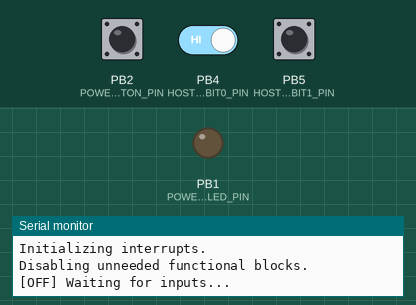
Recording of a sketch running on a simulated ATtiny85, built with avr-gcc and run on an emulated ATtiny85. Shown: output pins drawn as LEDs (lit = HIGH), the last lines printed to the serial monitor. Dashed ring = blinking. Inputs (shaded band) come from the test bench; at power-on: PB2 (POWER_BUTTON_PIN) HIGH, PB4 (HOST_REQ_BIT0_PIN) HIGH, PB5 (HOST_REQ_BIT1_PIN) HIGH. Sleep ends after the set time or at an interrupt.

Above: at 1.2 s.
1.3 s: PB2 (POWER_BUTTON_PIN) pulled LOW for 0.15 s
At 2.6 s:
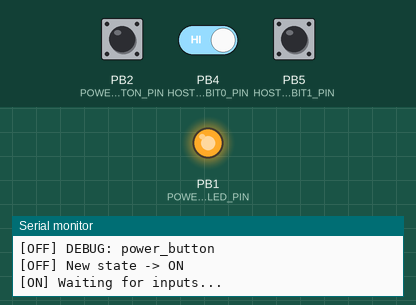
2.9 s: PB2 (POWER_BUTTON_PIN) pulled LOW for 1 s
At 3.6 s:
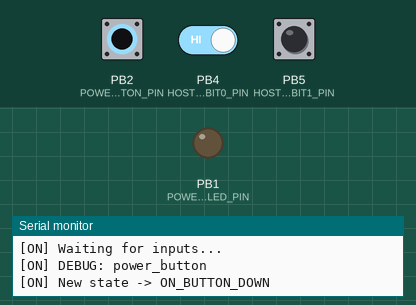
5.4 s: PB2 (POWER_BUTTON_PIN) pulled LOW for 3.2 s
At 6.5 s:
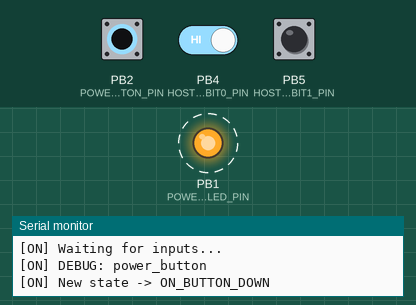
10.1 s: PB2 (POWER_BUTTON_PIN) driven LOW and PB4 (HOST_REQ_BIT0_PIN) driven LOW
At 11.3 s:
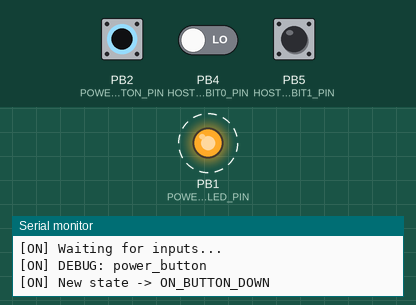
13.1 s: PB2 (POWER_BUTTON_PIN) driven HIGH
At 13.8 s:
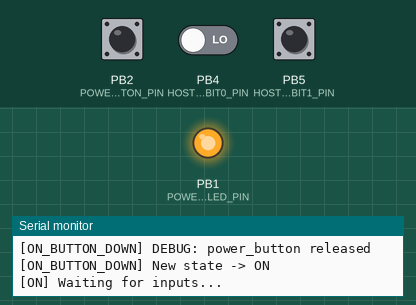
14.6 s: PB2 (POWER_BUTTON_PIN) driven LOW
At 15.8 s:
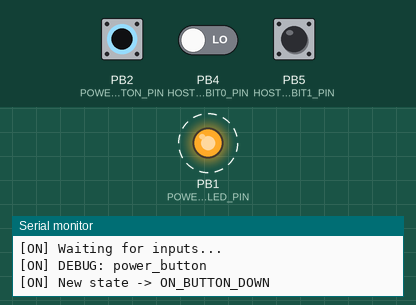
Timing chart, 0 to 18.6 s (numbered marks = the images above; inputs shaded):
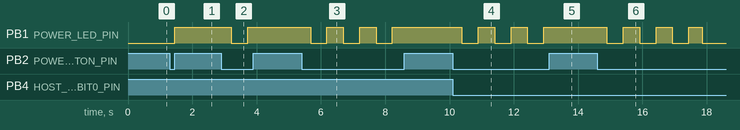

The sketch:

psu-ctrl.ino
```cpp
// (licence header left out)
/*
 * ATX power supply controller firmware for the 6809 Playground
 * computer.
 *
 * This handles the soft power button, and also implements software
 * reset and power-down control from the 6809.
 *
 * 4 input pins are used:
 * - Power button (momentary on for power-on, hold for 3 seconds
 *   for power-off), triggered on the falling edge.
 * - A "host request" pin that notifies the microcontroller that
 *   the 6809 wants something, triggered on the rising edge.
 * - A 2-bit host request value, held in a latch between the controller
 *   and the 6809 data bus.
 *
 * 2 output pins are used:
 * - Drive #PSU_ON low on the ATX power supply.
 * - Drive #RESET low on the 6809.
 *
 * The output pins are configured as INPUT until they're ready to drive
 * their respective signals.
 *
 * This is targeted at the Adafruit Metro Mini, which is software-compatible
 * with Arduino UNO.  We're using AVR-specific libraries here, and assuming
 * ATMega328.
 */

#include <avr/interrupt.h>
#include <avr/power.h>
#include <avr/sleep.h>

//#define CONFIG_ATTINY
#define DEBUG

#ifdef CONFIG_ATTINY
//
// From:
// https://github.com/damellis/attiny/blob/master/variants/tiny8/pins_arduino.h
//
// ATMEL ATTINY45/85 / ARDUINO
//
//                  +-\/-+
// Ain0 (D 5) PB5  1|    |8  Vcc
// Ain3 (D 3) PB3  2|    |7  PB2 (D 2)  Ain1
// Ain2 (D 4) PB4  3|    |6  PB1 (D 1) pwm1
//            GND  4|    |5  PB0 (D 0) pwm0
//                  +----+
//

// Inputs
#define POWER_BUTTON_PIN    2   /* uses interrupt */
#define HOST_REQ_PIN        1   /* uses interrupt */
#define HOST_REQ_BIT0_PIN   0

// Outputs
#define PSU_ON_PIN          3   /* not a PWM pin */
#define RST_OUT_PIN         5   /* not a PWM pin */
#define POWER_LED_PIN       4

//
// On an ATtiny85, the **physical** pins are thus:
//
// 1 /RESET out                 (RST_OUT_PIN)
// 2 /PSU_ON out                (PSU_ON_PIN)
// 3 POWERLED out (active-high) (POWER_LED_PIN)
// 4 GND
// 5 D0 in                      (HOST_REQ_BIT0_PIN)
// 6 /CS in                     (HOST_REQ)
// 7 /BUTTON in                 (POWER_BUTTON_PIN)
// 8 Vcc
//

#else /* ! CONFIG_ATTINY */

// Inputs
#define POWER_BUTTON_PIN    2   /* uses interrupt */
#define HOST_REQ_PIN        3   /* uses interrupt */
#define HOST_REQ_BIT0_PIN   4
#define HOST_REQ_BIT1_PIN   5

// Outputs
#define PSU_ON_PIN          8   /* not a PWM pin */
#define RST_OUT_PIN         12  /* not a PWM pin */
#define POWER_LED_PIN       LED_BUILTIN
#endif /* CONFIG_ATTINY */

/* Host commands. */
#define HOST_REQ_POWEROFF   0
#define HOST_REQ_RESET      1

/*
 * We de-bounce the power button for this long, and consider
 * it asserted if it's asserted for 80% of that time.
 */
#define INPUT_DEBOUNCE_DURATION 100   /* milliseconds */
#define INPUT_DEBOUNCE_THRESH   (INPUT_DEBOUNCE_DURATION - ((INPUT_DEBOUNCE_DURATION / 10) * 2))
#define POWER_LED_TOGGLE_TICKS  ((1000 / INPUT_DEBOUNCE_DURATION) / 2)

#define BUTTON_DOWN_TIME        3000  /* milliseconds */
#define BUTTON_DOWN_STATES      (BUTTON_DOWN_TIME / INPUT_DEBOUNCE_DURATION)

#define STATE_no_change             -1
#define STATE_INITIAL               0
#define STATE_OFF                   (STATE_INITIAL + 1)
#define STATE_ON                    (STATE_OFF + 1)
#define STATE_ON_BUTTON_DOWN(x)     (STATE_ON + 1 + (x))
#define STATE_ON_BUTTON_DOWN_FIRST  STATE_ON_BUTTON_DOWN(0)
#define STATE_ON_BUTTON_DOWN_LAST   STATE_ON_BUTTON_DOWN(BUTTON_DOWN_STATES - 1)
#define STATE_POWER_OFF             (STATE_ON_BUTTON_DOWN_LAST + 1)

#ifndef CONFIG_ATTINY
static const char *
state_name(int s)
{
  switch (s) {
    case STATE_OFF:
      return "OFF";

    case STATE_ON:
      return "ON";

    case STATE_ON_BUTTON_DOWN_FIRST ... STATE_ON_BUTTON_DOWN_LAST:
      return "ON_BUTTON_DOWN";

    case STATE_POWER_OFF:
      return "POWER_OFF";

    default:
      return "???";
  }
}
#endif /* ! CONFIG_ATTINY */

#ifndef CONFIG_ATTINY
static volatile bool button_edge_detected;
static volatile bool host_req_edge_detected;
#endif

static bool host_req_valid;
static bool host_req_command;
static int power_button;
static int state;

static void
print_state(int s, bool brackets)
{
#ifndef CONFIG_ATTINY
  if (Serial && s != STATE_INITIAL) {
    if (brackets) {
      Serial.print("[");
    }
    Serial.print(state_name(s));
    if (brackets) {
      Serial.print("] ");
    }
  }
#endif /* ! CONFIG_ATTINY */
}

static bool
print_current_state(void)
{
  print_state(state, true);
}

#ifndef CONFIG_ATTINY
static void
Info_internal(const char *str)
{
  if (Serial) {
    print_current_state();
    Serial.println(str);
  }
}

#define Info(x)   Info_internal(x)
#else
#define Info(x)   /* nothing */
#endif /* ! CONFIG_ATTINY */

#if defined(DEBUG) && !defined(CONFIG_ATTINY)
static void
Debug_internal(const char *str)
{
  if (Serial) {
    print_current_state();
    Serial.print("DEBUG: ");
    Serial.println(str);
  }
}

#define Debug(x)  Debug_internal(x)
#else
#define Debug(x)  /* nothing */
#endif /* DEBUG && ! CONFIG_ATTINY */

/*
 * set_power_led --
 *
 * Set the state of the power LED.
 */
static void
set_power_led(bool enable)
{
  digitalWrite(POWER_LED_PIN, enable);
}

/*
 * toggle_power_led --
 *
 * Toggle the state of the power LED.
 */
static void
toggle_power_led(void)
{
  digitalWrite(POWER_LED_PIN, !digitalRead(POWER_LED_PIN));
}

/*
 * set_output_signal --
 *
 * Set the state of an "open drain" output signal.  enabled == true means
 * assert the signal by pulling it low; false means let the output go back
 * to Vcc via external pull-up.
 */
static void
set_output_signal(int pin, bool enable)
{
  if (enable) {
    digitalWrite(pin, LOW);
    pinMode(pin, OUTPUT);
  } else {
    pinMode(pin, INPUT);
  }
}

/*
 * set_psu_on --
 *
 * Set the #PSU_ON state.
 */
static int
set_psu_on(bool enable)
{
  set_output_signal(PSU_ON_PIN, enable);
  set_power_led(enable);
  return enable ? STATE_ON : STATE_OFF;
}

/*
 * set_rst_out --
 *
 * Set the #RESET state.
 */
static void
set_rst_out(bool enable)
{
  set_output_signal(RST_OUT_PIN, enable);
}

/*
 * host_req --
 *
 * Check if the host requested the specified operation.
 */
static bool
host_req(int req)
{
  if (! host_req_valid) {
    return false;
  }
  return req == host_req_command;
}

/*
 * sample_inputs --
 *
 * Sample the input signals.
 */
static bool
sample_inputs(bool require_button_edge)
{
  int tick;

  cli();

#ifdef CONFIG_ATTINY
  /*
   * On ATtiny, we can't detect a specific edge, on a
   * specific pin, only that at least one of the pc-enalbed
   * pins has changed.
   *
   * If we had edge-detection, we'd be latching on the
   * rising edge.  But in this case, we just have to
   * hope that any set-up time has been met on the data
   * pins.
   */
  host_req_valid = digitalRead(HOST_REQ_PIN) == LOW;
#else /* ! CONFIG_ATTINY */
  bool button_edge = button_edge_detected;
  button_edge_detected = false;

  /*
   * The host request is held stable in a latch because
   * it'll be gone from the 6809's data bus by the time
   * we get to it.  We don't read the pins in the ISR
   * since the propagation delay through the latch might
   * mean the data isn't ready for us to sample in the
   * ISR.
   */
  host_req_valid = host_req_edge_detected;
  host_req_edge_detected = false;
#endif /* CONFIG_ATTINY */

  host_req_command =
      (digitalRead(HOST_REQ_BIT0_PIN) ? 0x01 : 0) |
      (
#if defined(HOST_REQ_BIT1_PIN)
      digitalRead(HOST_REQ_BIT1_PIN) ? 0x02 :
#endif
                                               0);
  sei();

  power_button = 0;

  for (tick = 0; tick < INPUT_DEBOUNCE_DURATION; tick++) {
    power_button += (digitalRead(POWER_BUTTON_PIN) == LOW);
    delay(1);
  }

  if (power_button < INPUT_DEBOUNCE_THRESH) {
    power_button = 0;
  }
#if !defined(CONFIG_ATTINY)
  if (require_button_edge && ! button_edge) {
    power_button = 0;
  }
#endif
  return power_button || host_req_valid;
}

/*
 * reset_system --
 *
 * Reset the host system.
 */
static void
reset_system(void)
{
  /*
   * Assert #RESET for 250ms, then de-assert #RESET.
   */
  set_rst_out(true);
  delay(250);
  set_rst_out(false);
}

#if defined(CONFIG_ATTINY)
/*
 * The ATtiny's pin change interrupts are limited
 * compared to the ATmega.  We have to do a little
 * extra work in software.
 */
ISR(PCINT0_vect)
{
  /*
   * We're now awake and disable pin-change interrupts
   * until we go back to sleep.
   */
  GIFR |= bit(PCIF);
  GIMSK &= ~bit(PCIE);
}
#else /* ! CONFIG_ATTINY */
/*
 * button_isr / host_req_isr --
 *
 * Interrupt service routines that just say "Yup, interrupt fired!",
 * which is used to signal wait_for_request() to not go into power
 * saving mode.
 */
static void
button_isr(void)
{
  button_edge_detected = true;
}

static void
host_req_isr(void)
{
  host_req_edge_detected = true;
}
#endif /* CONFIG_ATTINY */

#if defined(SLEEP_MODE_PWR_SAVE)
#define SNOOZE_MODE       SLEEP_MODE_PWR_SAVE
#elif defined(SLEEP_MODE_PWR_IDLE)
#define SNOOZE_MODE       SLEEP_MODE_PWR_IDLE
#elif defined(SLEEP_MODE_IDLE)
#define SNOOZE_MODE       SLEEP_MODE_IDLE
#endif

/*
 * snooze --
 *
 * Snooze in reduced power state until an interrupt wakes us up.
 */
static void
snooze(void)
{
  set_sleep_mode(SNOOZE_MODE);
  cli();
#if defined(CONFIG_ATTINY)
  bool have_input = digitalRead(POWER_BUTTON_PIN) == LOW ||
                    digitalRead(HOST_REQ_PIN) == LOW;
#else
  bool have_input = button_edge_detected || host_req_edge_detected;
#endif /* CONFIG_ATTINY */
  if (! have_input) {
#if defined(CONFIG_ATTINY)
    /* Re-enable pin change interrupts. */
    GIFR |= bit(PCIF);
    GIMSK &= ~bit(PCIE);
#endif
    sleep_enable();
    sei();
    sleep_cpu();
    sleep_disable();
  }
  sei();
}

/*
 * wait_for_request --
 *
 * Wait for a request to be sent.
 */
 static void
wait_for_request(void)
{
 while (! sample_inputs(true)) {
   snooze();
 }
}

static int
state_OFF(void)
{
  /*
   * In the OFF state, the only input that makes sense is the
   * power button.  If we get that trigger at all, we transition
   * to ON state.
   */
  Info("Waiting for inputs...");
  wait_for_request();
  if (power_button) {
    Debug("power_button");
    return set_psu_on(true);
  }
  return STATE_no_change;
}

static int
state_ON(void)
{
  /*
   * In the ON state, we're waiting for requests from the host
   * or the power button.
   */
  Info("Waiting for inputs...");
  wait_for_request();
  if (host_req(HOST_REQ_POWEROFF)) {
    Debug("HOST_REQ_POWEROFF");
    return set_psu_on(false);
  }
  if (host_req(HOST_REQ_RESET)) {
    Debug("HOST_REQ_RESET");
    reset_system();
  }
  if (power_button) {
    Debug("power_button");
    return STATE_ON_BUTTON_DOWN_FIRST;
  }
  return STATE_no_change;
}

static int
state_ON_BUTTON_DOWN(void)
{
  /*
   * In the ON_BUTTON_DOWN state, we don't wait for requests,
   * we just sample them.  We're using the sampling time as
   * part of the 3 second countdown sequence.
   */
  /* Don't log here -- it'll be spammy. */
  sample_inputs(false);
  if (host_req(HOST_REQ_POWEROFF)) {
    Debug("HOST_REQ_POWEROFF");
    return set_psu_on(false);
  }
  if (host_req(HOST_REQ_RESET)) {
    Debug("HOST_REQ_RESET");
    reset_system();
  }
  if (power_button) {
    /* Don't log here -- it'll be spammy. */
    int next_state = state + 1;
    if (next_state == STATE_POWER_OFF) {
      Debug("power_button held");
    }
    if (((state - STATE_ON_BUTTON_DOWN_FIRST) % POWER_LED_TOGGLE_TICKS) == 0) {
      toggle_power_led();
    }
    return next_state;
  }
  Debug("power_button released");
  set_power_led(true);
  return STATE_ON;
}

static int
state_POWER_OFF(void)
{
  return set_psu_on(false);
}

static int
state_recover(void)
{
  /*
   * We lost our mind, so try to get back on track.
   */
  if (digitalRead(PSU_ON_PIN)) {
    Debug("RECOVERY: #PSU_ON is high");
    return state_OFF;
  }
  Debug("RECOVERY: #PSU_ON is low");
  return state_ON;
}

#define VERSION "1.2"

void
setup(void)
{
#if !defined(CONFIG_ATTINY)
  Serial.begin(115200);
#endif /* ! CONFIG_ATTINY */

  Info("");
  Info(">>> 6809 Playground PSU controller " VERSION);
  Info(">>> Copyright (c) 2023, 2025 Jason R. Thorpe");
  Info("");

  Info("Initializing pins.");
  /* Input pins. */
  pinMode(POWER_BUTTON_PIN, INPUT_PULLUP);
  pinMode(HOST_REQ_PIN, INPUT_PULLUP);
  pinMode(HOST_REQ_BIT0_PIN, INPUT_PULLUP);
#if defined(HOST_REQ_BIT1_PIN)
  pinMode(HOST_REQ_BIT1_PIN, INPUT_PULLUP);
#endif

  /*
   * Output pins. Inputs until we drive them.  They
   * are externally pulled-up.
   */
  pinMode(PSU_ON_PIN, INPUT);
  pinMode(RST_OUT_PIN, INPUT);

  /* Regular output pins. */
  digitalWrite(POWER_LED_PIN, LOW);
  pinMode(POWER_LED_PIN, OUTPUT);

  Info("Initializing interrupts.");
  cli();
#if defined(CONFIG_ATTINY)
  PCMSK = bit(POWER_BUTTON_PIN) | bit(HOST_REQ_PIN);
  GIFR |= bit(PCIF);
  GIMSK |= bit(PCIE);
#else
  /*
   * Falling-edge of power button because that's just a human.
   * Rising-edge of host-req pin because we're latching a value
   * That's been placed on the data bus and the host-req pin is
   * connected to the write-strobe output from the CPU.
   */
  attachInterrupt(digitalPinToInterrupt(POWER_BUTTON_PIN), button_isr, FALLING);
  attachInterrupt(digitalPinToInterrupt(HOST_REQ_PIN), host_req_isr, RISING);
#endif
  sei();

  /* power down a bunch of microcontroller blocks we don't need. */
  Info("Disabling unneeded functional blocks.");
  power_adc_disable();
#ifndef CONFIG_ATTINY
  power_spi_disable();
  power_twi_disable();
#endif

  /* And we're off! */
  state = STATE_OFF;
}

static bool
quiet_state_change(int next_state)
{
  if (next_state >= STATE_ON_BUTTON_DOWN_FIRST + 1 &&
      next_state <= STATE_ON_BUTTON_DOWN_LAST) {
    return true;
  }
  return false;
}

void
loop(void)
{
  int next_state;

  switch (state) {
    case STATE_OFF:
      next_state = state_OFF();
      break;

    case STATE_ON:
      next_state = state_ON();
      break;

    case STATE_ON_BUTTON_DOWN_FIRST ... STATE_ON_BUTTON_DOWN_LAST:
      next_state = state_ON_BUTTON_DOWN();
      break;

      case STATE_POWER_OFF:
      next_state = state_POWER_OFF();
      break;

    default:
      next_state = state_recover();
      break;
  }
  if (next_state != STATE_no_change) {
#if !defined(CONFIG_ATTINY)
    if (Serial && !quiet_state_change(next_state)) {
      print_current_state();
      Serial.print("New state -> ");
      print_state(next_state, false);
      Serial.println("");
    }
#endif /* CONFIG_ATTINY */
    state = next_state;
  }
}
```

Measured:
- after the input at 1.3 s, PB1 (POWER_LED_PIN): LOW → HIGH after 0.16 s
- after the input at 2.9 s, PB1 (POWER_LED_PIN): HIGH → LOW after 0.31 s, → HIGH 0.51 s later
- after the input at 5.4 s, PB1 (POWER_LED_PIN): alternates HIGH for 0.51 s and LOW for 0.51 s, 6 changes in all, then stays HIGH, starting after 0.28 s
- after the input at 10.1 s, PB1 (POWER_LED_PIN): alternates HIGH for 0.51 s and LOW for 0.51 s, starting after 0.29 s
- after the input at 13.1 s, PB1 (POWER_LED_PIN): stays HIGH (without the input it goes to LOW after 0.25 s)
- after the input at 14.6 s, PB1 (POWER_LED_PIN): alternates HIGH for 0.51 s and LOW for 0.51 s, starting after 0.30 s
